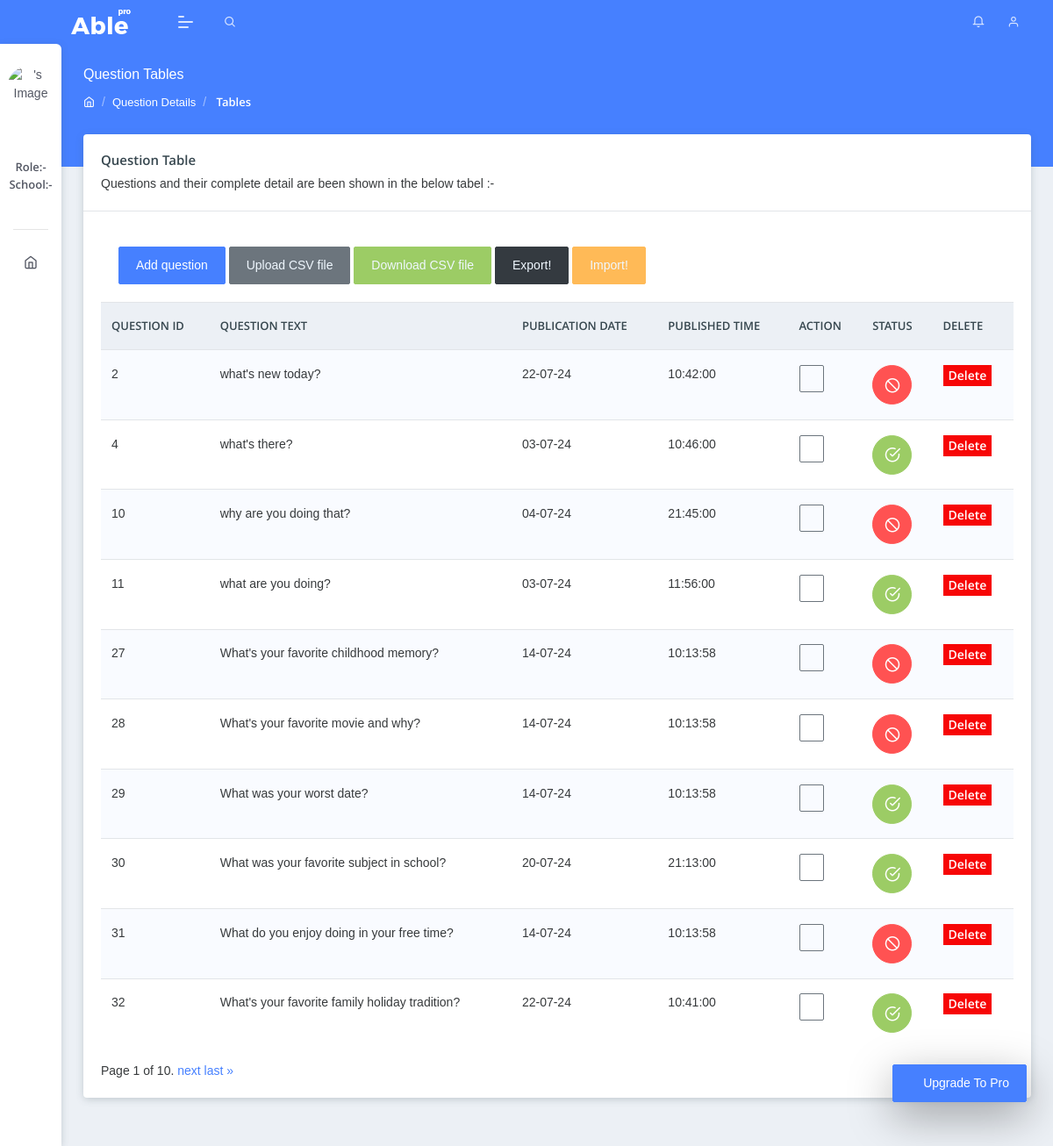
/polls/table/, run on the app's committed database.
### polls/models.py (models this page shows, shortened)
class Question(models.Model):
    ACTIVE = 0
    INACTIVE = 2
    STATUS_CHOICES = [
        (ACTIVE, 'Active'),
        (INACTIVE, 'Inactive'),
    ]
    question_text = models.CharField(max_length=200)
    pub_date = models.DateTimeField("date published")
    status = models.IntegerField (choices=STATUS_CHOICES, default=ACTIVE)

### polls/views.py (the view)
# urls.py: path("table/", views.global_table, name="global_table"),
def global_table(request):
    data = Question.objects.all().order_by('id')
    paginator = Paginator(data, 10)
    page_number = request.GET.get('page')
    page_obj = paginator.get_page(page_number)
    return render(request, 'global/tbl_bootstrap.html', {'page_obj': page_obj})

### templates/global/tbl_bootstrap.html (shortened to what this page needs)
{% extends "global/base.html" %}
{% load static %}
{% block content %}
<section class="pcoded-main-container">
    <div class="pcoded-content">
        <div class="page-header">
            <div class="page-block">
                <div class="row align-items-center">
                    <div class="col-md-12">
                        <div class="page-header-title">
                            <h5 class="m-b-10">Question Tables</h5>
                        </div>
                        <ul class="breadcrumb">
                            <li class="breadcrumb-item"><a href="global/index.html"><i class="feather icon-home"></i></a></li>
                            <li class="breadcrumb-item"><a href="#!">Question Details</a></li>
                            <li class="breadcrumb-item"><a href="#!"> Tables</a></li>
                        </ul>
                    </div>
                </div>
            </div>
        </div>
        <div class="row">
            <div class="col-xl-12">
                <div class="card">
                    <div class="card-header">
                        <h5>Question Table</h5>
                        <span class="d-block m-t-5">Questions and their complete detail are been shown in the below tabel  :-</span>
					</div>
                    <div class="card-body table-border-style">
						<div class="card-body">
							<button type="button" class="btn  btn-primary"><a href="/polls/add" style="color: white;"> Add question</a></button>
							<button type="button" class="btn  btn-secondary"><a href="/polls/uploadcsv/" style="color: aliceblue;">Upload CSV file</a></button>
							<button type="button" class="btn  btn-success"><a href="/polls/download/questions" style="color: aliceblue;">Download CSV file</a></button>
                            <button type="button" class="btn  btn-dark"><a href="/polls/export/questions/" style="color: aliceblue;">Export!</a></button>
                            <button type="button" class="btn btn-warning has-ripple"><a href="/polls/import/" style="color: aliceblue;">Import!</a></button>
						</div>
                        <div class="table-responsive">
                            <table class="table table-striped">
                                <thead>
                                    <tr>
                                        <th>Question id</th>
                                        <th>Question text</th>
                                        <th>Publication Date</th>
                                        <th>Published Time	</th>
										<th>Action</th>
										<th>Status</th>
										<th>Delete</th>
                                    </tr>
                                </thead>
                                <tbody>
                                {% for q in page_obj%}
                                    <tr>
                                        <td>{{q.pk}}</td>
                                        <td>{{ q.question_text}}</td>
                                        <td>{{ q.pub_date|date:"d-m-y" }}</td>
                                        <td>{{ q.pub_date|time:"H:i:s"}}</td>
										<td>
											<a class="btn btn-outline-secondary btn-sm edit" href="{% url 'polls:edit_question' q.pk %}"><i class="fas fa-pencil-alt"></i></a>
										</td>
										<td>
											{% if q.status == 2 %}
											<a href="{% url 'polls:question_status' q.pk %}"><button type="button" class="btn btn-icon btn-danger has-ripple"><i class="feather icon-slash"></i></button></a>
    										{% else %}
											<a href="{% url 'polls:question_status' q.pk %}"><button type="button" class="btn btn-icon btn-success has-ripple"><i class="feather icon-check-circle"></i></button></a>
    										{% endif %}
										</td>
										<td>
											<a href="{% url 'polls:delete_question' q.pk %}"><button style="background-color: rgb(247, 6, 6);color: white; border: none;"><b>Delete</b></button></a>
										</td>
                                    </tr>
                                {% endfor %}
                                </tbody>
                            </table>
                        </div>
                        <div class="pagination">
                            <span class="step-links">
                                <span class="current">
                                    Page {{ page_obj.number }} of {{ page_obj.paginator.num_pages }}.
                                </span>
                                {% if page_obj.has_next %}
                                    <a href="?page={{ page_obj.next_page_number }}">next</a>
                                    <a href="?page={{ page_obj.paginator.num_pages }}">last &raquo;</a>
                                {% endif %}
                            </span>
                        </div>
                    </div>
                </div>
            </div>
        </div>
    </div>
</section>
{% endblock %}

### data on the page
Question: pk "2", question_text "what's new today?", pub_date "22-07-24", pub_date "10:42:00", status 2 (drawn)
Question: pk "4", question_text "what's there?", pub_date "03-07-24", pub_date "10:46:00", status 0 (drawn)
Question: pk "10", question_text "why are you doing that?", pub_date "04-07-24", pub_date "21:45:00", status 2 (drawn)
Question: pk "11", question_text "what are you doing?", pub_date "03-07-24", pub_date "11:56:00", status 0 (drawn)
Question: pk "27", question_text "What's your favorite childhood memory?", pub_date "14-07-24", pub_date "10:13:58", status 2 (drawn)
Question: pk "28", question_text "What's your favorite movie and why?", pub_date "14-07-24", pub_date "10:13:58", status 2 (drawn)
Question: pk "29", question_text "What was your worst date?", pub_date "14-07-24", pub_date "10:13:58", status 0 (drawn)
Question: pk "30", question_text "What was your favorite subject in school?", pub_date "20-07-24", pub_date "21:13:00", status 0 (drawn)
Question: pk "31", question_text "What do you enjoy doing in your free time?", pub_date "14-07-24", pub_date "10:13:58", status 2 (drawn)
Question: pk "32", question_text "What's your favorite family holiday tradition?", pub_date "22-07-24", pub_date "10:41:00", status 0 (drawn)

### other printed values
{{ page_obj.number }} "1"
{{ page_obj.paginator.num_pages }} "10"
